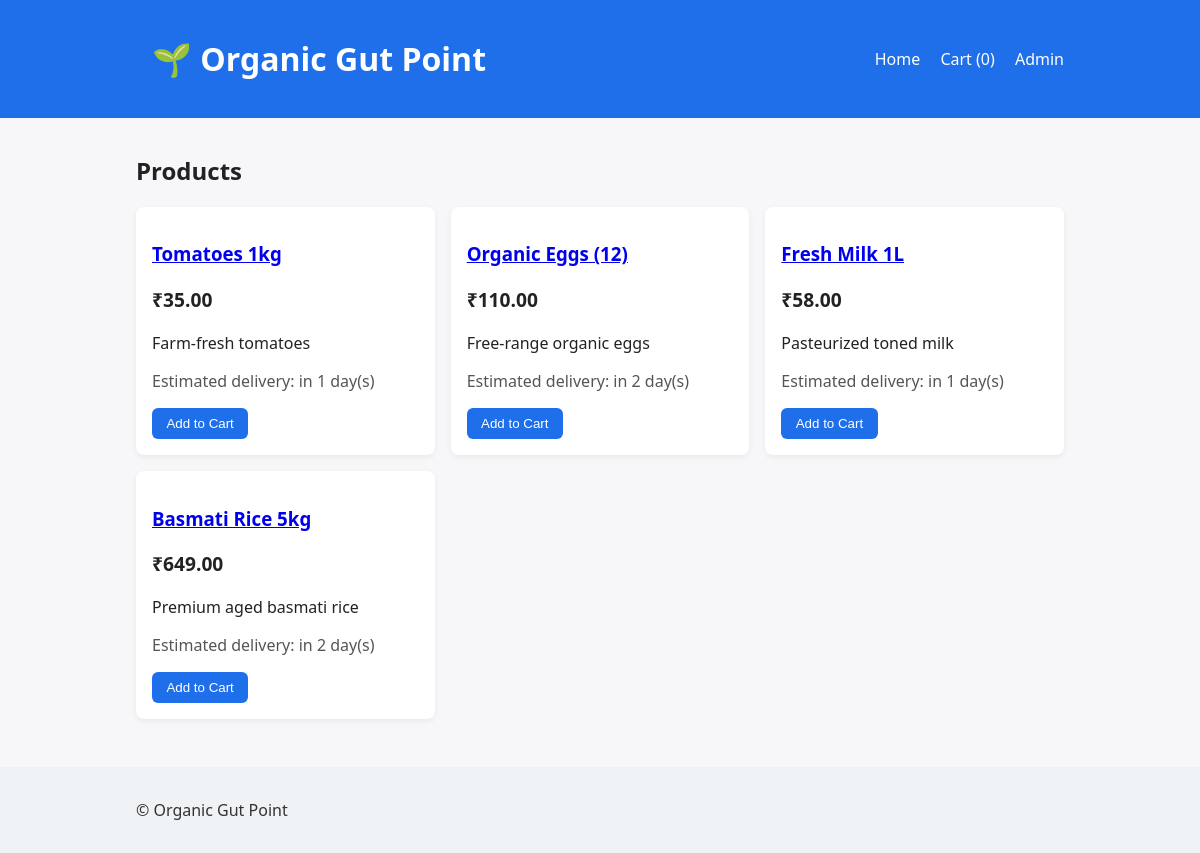
The page / on the database its author committed.
### tables this page shows
CREATE TABLE products (
            id INTEGER PRIMARY KEY AUTOINCREMENT,
            name TEXT NOT NULL,
            description TEXT,
            price REAL NOT NULL,
            stock INTEGER DEFAULT 0,
            estimated_delivery_days INTEGER,
            estimated_delivery_date TEXT
        );

### app.py (the view)
@app.route('/')
def index():
    conn = get_db()
    products = conn.execute('SELECT * FROM products ORDER BY id DESC').fetchall()
    conn.close()
    return render_template('index.html', products=products)

### app.py (called while the page is built)
def get_db():
    conn = sqlite3.connect(DB_PATH)
    conn.row_factory = sqlite3.Row
    return conn

@app.before_request
def setup():
    global _db_initialized
    if not _db_initialized:
        init_db()
        _db_initialized = True

### templates/index.html
{% extends 'base.html' %}
{% block content %}
<h2>Products</h2>
<div class="grid">
  {% for p in products %}
  <div class="card">
    <h3><a href="{{ url_for('product_detail', pid=p.id) }}">{{ p.name }}</a></h3>
    <p class="price">₹{{ '%.2f'|format(p.price) }}</p>
    <p>{{ p.description }}</p>
    <p class="meta">Estimated delivery: {{ p.estimated_delivery_date or 'in ' ~ (p.estimated_delivery_days or 2) ~ ' day(s)' }}</p>
    <form action="{{ url_for('add_to_cart', pid=p.id) }}" method="get">
      <button>Add to Cart</button>
    </form>
  </div>
  {% endfor %}
</div>
{% endblock %}

### templates/base.html (shortened to what this page needs)
<!DOCTYPE html>
<html lang="en">
<head>
  <link rel="stylesheet" href="{{ url_for('static', filename='styles.css') }}">
</head>
<body>
  <header>
    <div class="container">
      <h1><a href="{{ url_for('index') }}">🌱 Organic Gut Point</a></h1>
      <nav>
        <a href="{{ url_for('index') }}">Home</a>
        <a href="{{ url_for('cart') }}">Cart ({{ (session.get('cart') or [])|length }})</a>
        <a href="{{ url_for('admin_login') }}">Admin</a>
      </nav>
    </div>
  </header>
  <main class="container">
    {% block content %}{% endblock %}
  </main>
  <footer>
    <div class="container">© Organic Gut Point</div>
  </footer>
</body>
</html>

### static/styles.css (style rules this page uses)
* { box-sizing: border-box; }
body { font-family: system-ui, -apple-system, Segoe UI, Roboto, Helvetica, Arial, sans-serif; margin: 0; background: #f7f7f9; color: #222; }
header { background: #1f6feb; color: white; }
header .container { display: flex; align-items: center; justify-content: space-between; padding: 1rem; }
header a { color: #fff; text-decoration: none; margin-left: 1rem; }
.container { max-width: 960px; margin: 0 auto; padding: 1rem; }
.grid { display: grid; grid-template-columns: repeat(auto-fill, minmax(240px, 1fr)); gap: 1rem; }
.card { background: white; padding: 1rem; border-radius: 8px; box-shadow: 0 2px 6px rgba(0,0,0,0.06); }
.price { font-size: 1.2rem; font-weight: 600; }
.meta { color: #555; }
button, .btn { background: #1f6feb; color: white; border: none; padding: 0.5rem 0.9rem; border-radius: 6px; cursor: pointer; }
footer { margin-top: 2rem; padding: 1rem; background: #f0f3f6; color: #333; }

### rows shown on the page
products: name "Tomatoes 1kg", price "35.00", description "Farm-fresh tomatoes", estimated_delivery_days "in 1 day(s)"
products: name "Organic Eggs (12)", price "110.00", description "Free-range organic eggs", estimated_delivery_days "in 2 day(s)"
products: name "Fresh Milk 1L", price "58.00", description "Pasteurized toned milk", estimated_delivery_days "in 1 day(s)"
products: name "Basmati Rice 5kg", price "649.00", description "Premium aged basmati rice", estimated_delivery_days "in 2 day(s)"

### other values the page prints
{{ (session.get('cart') or [])|length }} "0"
